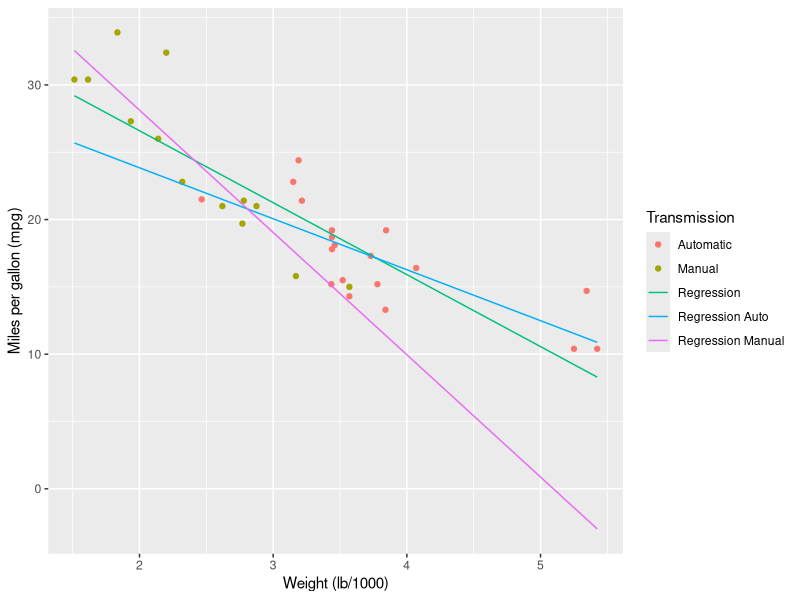

R code for this plot:
## ---- chunk 1
library(ggplot2)
library(plyr)
library(gridExtra)
mtcars$Transmission<-revalue(factor(mtcars$am),c("0"="Automatic", "1"="Manual"))
mtauto<-mtcars[mtcars$am==0,]
mtman<-mtcars[mtcars$am==1,]
fit<-lm(mtcars$mpg ~ mtcars$wt)
fitauto <- lm(mtauto$mpg ~ mtauto$wt)
fitman <- lm(mtman$mpg ~ mtman$wt)
b0<- fit$coefficients[1]
b1<- fit$coefficients[2]
b0a<- fitauto$coefficients[1]
b1a<- fitauto$coefficients[2]
b0m<- fitman$coefficients[1]
b1m<- fitman$coefficients[2]
ggplot(mtcars, aes(x=wt, y=mpg, colour=Transmission)) + 
    geom_point() + 
    geom_line(aes(y=wt*b1+b0, colour="Regression")) +
    geom_line(aes(y=wt*b1a+b0a, colour="Regression Auto")) +
    geom_line(aes(y=wt*b1m+b0m, colour="Regression Manual")) +
    xlab("Weight (lb/1000)") +
    ylab("Miles per gallon (mpg)")
